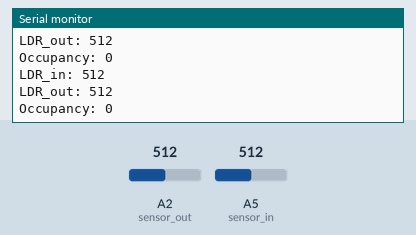
Recording of a sketch running on a simulated Arduino Uno, built with avr-gcc and run on an emulated ATmega328P. Parts: the last lines printed to the serial monitor. The inputs (shaded band) are chosen by the test bench; at power-on: A2 (sensor_out) = 512, A5 (sensor_in) = 512.

Above: at 2.8 s.
2.9 s: A2 (sensor_out) set to 716
At 4.7 s:
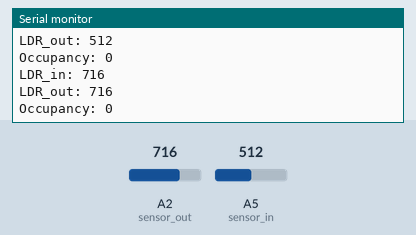
5.6 s: A2 (sensor_out) set to 900
At 7.5 s:
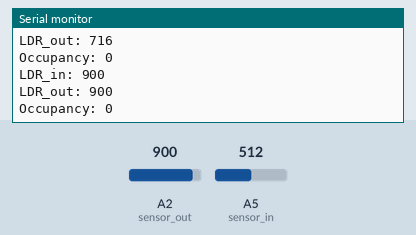
Timing chart, 0 to 9.0 s (numbered marks = the images above; inputs shaded):
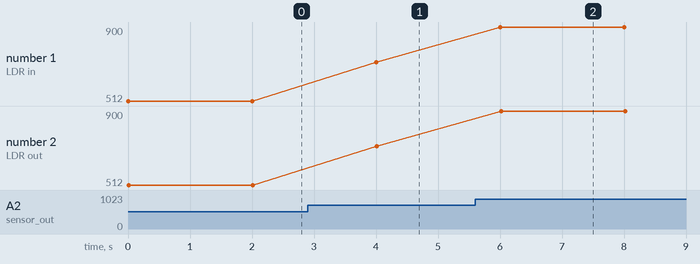

Measured:
- after the input at 2.9 s, the serial monitor: prints a new line after 1.1 s (image 1)
- after the input at 5.6 s, the serial monitor: prints a new line after 0.40 s (image 2)
- plotted number 1: 512 → 716 after the input at 2.9 s, 716 → 900 after the input at 5.6 s
- plotted number 2: 512 → 716 after the input at 2.9 s, 716 → 900 after the input at 5.6 s

The sketch:

person_counter_code.ino
```cpp
int LDR_out_Val = 0;
int LDR_in_Val = 0;
int sensor_out = 2;
int sensor_in = 5;
int occupancy = 0;

void setup() {
    Serial.begin(9600);
    /* Setting Both Sensors as Input Devices */
    pinMode(sensor_out, INPUT);
    pinMode(sensor_in, INPUT);
}

void loop() {
    /* Reading Output Value of LDRs */
    LDR_out_Val = analogRead(sensor_out);
    LDR_in_Val = analogRead(sensor_in);

    /* Printing Input Values to Serial Monitor */
    Serial.print("LDR_in: ");
    Serial.println(LDR_out_Val);
    Serial.print("LDR_out: ");
    Serial.println(LDR_out_Val);

    /* If Outside LDR is cut First while Inside LDR is Not Cut, Add Person */
    if (LDR_out_Val > 2000){
      if (LDR_in_Val < 2000) occupancy++;
    }

    /* If Inside LDR is cut First while Outside LDR is Not Cut, Subtract Person */
    if (LDR_in_Val > 2000){
      if (LDR_out_Val < 2000) occupancy--;
    }

    /* If Encountering Negative Values of Occupancy, Reset to 0 */
    if (occupancy < 0) occupancy = 0;

    /* Printing Occupancy Values to Serial Monitor */
    Serial.print("Occupancy: ");
    Serial.println(occupancy);

    delay(2000);
}
```
